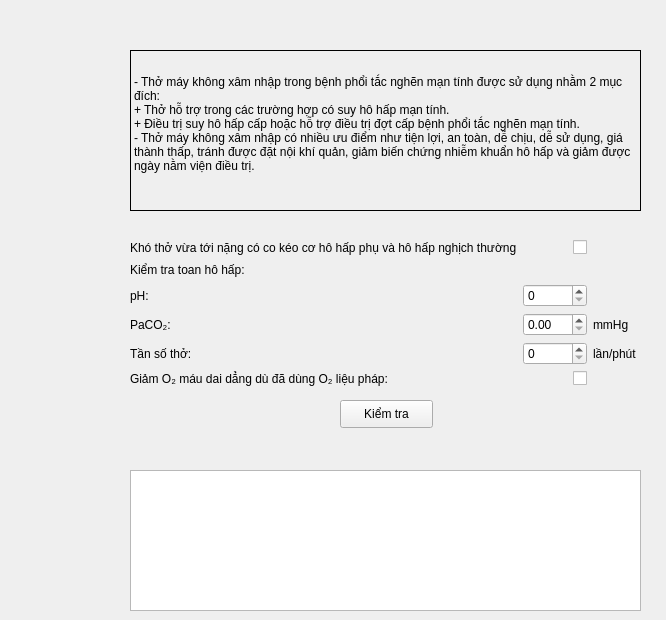
      <widget class="QWidget" name="x">
       <widget class="QPushButton" name="x_ket_qua_btn">
        <property name="geometry">
         <rect>
          <x>340</x>
          <y>400</y>
          <width>93</width>
          <height>28</height>
         </rect>
        </property>
        <property name="text">
         <string>Kiểm tra</string>
        </property>
       </widget>
       <widget class="QTextBrowser" name="x_ket_qua">
        <property name="geometry">
         <rect>
          <x>130</x>
          <y>470</y>
          <width>511</width>
          <height>141</height>
         </rect>
        </property>
       </widget>
       <widget class="QLabel" name="label_85">
        <property name="geometry">
         <rect>
          <x>130</x>
          <y>50</y>
          <width>511</width>
          <height>161</height>
         </rect>
        </property>
        <property name="frameShape">
         <enum>QFrame::Box</enum>
        </property>
        <property name="text">
         <string>- Thở máy không xâm nhập trong bệnh phổi tắc nghẽn mạn tính được sử dụng nhằm 2 mục đích:
+ Thở hỗ trợ trong các trường hợp có suy hô hấp mạn tính.
+ Điều trị suy hô hấp cấp hoặc hỗ trợ điều trị đợt cấp bệnh phổi tắc nghẽn mạn tính.
- Thở máy không xâm nhập có nhiều ưu điểm như tiện lợi, an toàn, dễ chịu, dễ sử dụng, giá thành thấp, tránh được đặt nội khí quản, giảm biến chứng nhiễm khuẩn hô hấp và giảm được ngày nằm viện điều trị.
</string>
        </property>
        <property name="wordWrap">
         <bool>true</bool>
        </property>
       </widget>
       <widget class="QWidget" name="layoutWidget">
        <property name="geometry">
         <rect>
          <x>130</x>
          <y>240</y>
          <width>527</width>
          <height>146</height>
         </rect>
        </property>
        <layout class="QGridLayout" name="gridLayout_5">
         <item row="2" column="0">
          <widget class="QLabel" name="label_81">
           <property name="text">
            <string>pH:</string>
           </property>
          </widget>
         </item>
         <item row="3" column="0" colspan="2">
          <widget class="QLabel" name="label_82">
           <property name="text">
            <string>PaCO₂:</string>
           </property>
          </widget>
         </item>
         <item row="3" column="5">
          <widget class="QDoubleSpinBox" name="x_paco2"/>
         </item>
         <item row="0" column="0" colspan="5">
          <widget class="QLabel" name="label_79">
           <property name="text">
            <string>Khó thở vừa tới nặng có co kéo cơ hô hấp phụ và hô hấp nghịch thường</string>
           </property>
          </widget>
         </item>
         <item row="2" column="5">
          <widget class="QSpinBox" name="x_ph">
           <property name="maximum">
            <number>14</number>
           </property>
          </widget>
         </item>
         <item row="5" column="5">
          <widget class="QCheckBox" name="x_persistent_hypoxemia">
           <property name="layoutDirection">
            <enum>Qt::RightToLeft</enum>
           </property>
           <property name="text">
            <string/>
           </property>
          </widget>
         </item>
         <item row="5" column="0" colspan="4">
          <widget class="QLabel" name="label_83">
           <property name="text">
            <string>Giảm O₂ máu dai dẳng dù đã dùng O₂ liệu pháp:</string>
           </property>
          </widget>
         </item>
         <item row="0" column="5">
          <widget class="QCheckBox" name="x_dyspnea_severe">
           <property name="layoutDirection">
            <enum>Qt::RightToLeft</enum>
           </property>
           <property name="text">
            <string/>
           </property>
          </widget>
         </item>
         <item row="1" column="0" colspan="4">
          <widget class="QLabel" name="label_80">
           <property name="text">
            <string>Kiểm tra toan hô hấp:</string>
           </property>
          </widget>
         </item>
         <item row="3" column="6">
          <widget class="QLabel" name="label_84">
           <property name="text">
            <string>mmHg</string>
           </property>
          </widget>
         </item>
         <item row="4" column="0">
          <widget class="QLabel" name="label_100">
           <property name="text">
            <string>Tần số thở:</string>
           </property>
          </widget>
         </item>
         <item row="4" column="6">
          <widget class="QLabel" name="label_103">
           <property name="text">
            <string>lần/phút</string>
           </property>
          </widget>
         </item>
         <item row="4" column="5">
          <widget class="QSpinBox" name="x_respiratory_rate"/>
         </item>
        </layout>
       </widget>
      </widget>
